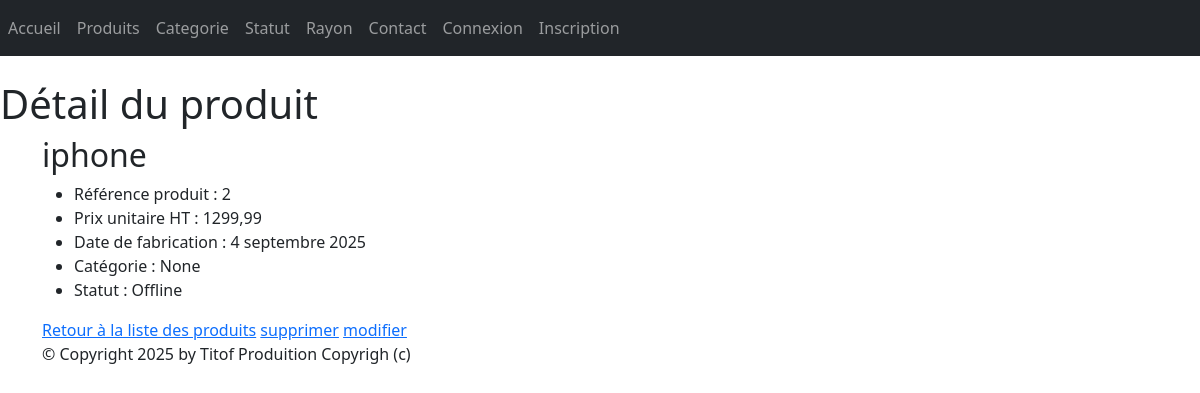
/monApp/produit/2/, run on the app's committed database.
### monApp/models.py (models this page shows, shortened)
class Produit(models.Model):
    refProd = models.AutoField(primary_key=True)
    intituleProd = models.CharField(max_length=200)
    prixUnitaireProd = models.DecimalField(max_digits=10, decimal_places=2)
    dateProd = models.DateField(auto_now=True)
    categorie = models.ForeignKey(Categorie, on_delete=models.CASCADE, related_name="produits", null=True, blank=True)
    statutProd = models.ForeignKey(Statut, on_delete=models.CASCADE, related_name="produitStatut", null=True, blank=True)

class Statut(models.Model):
    idStatut = models.AutoField(primary_key=True)
    libelleStatut = models.CharField(max_length=150)
    def __str__(self):
        return self.libelleStatut

### monApp/views.py (the view)
# urls.py: path("produit/<pk>/", views.ProduitDetailView.as_view(), name="dtl_prdt"),
class ProduitDetailView(DetailView):
    model = Produit
    template_name = "monApp/detail_produit.html"
    context_object_name = "prdt"
    def get_context_data(self, **kwargs):
        context = super(ProduitDetailView, self).get_context_data(**kwargs)
        context['titremenu'] = "Détail du produit"
        return context

### monApp/templates/monApp/detail_produit.html
{% extends 'monApp/base.html' %}
{% block menu %}
    <h1>{{titremenu}}</h1>
{% endblock %}
{% block contenu %}
<h2>{{ prdt.intituleProd }}</h2>
<ul>
    <li>Référence produit : {{prdt.refProd }} </li>
    <li>Prix unitaire HT : {{ prdt.prixUnitaireProd }} </li>
    <li>Date de fabrication : {{ prdt.dateProd }} </li>
    <li>Catégorie : {{ prdt.categorie }} </li>
    <li>Statut : {{ prdt.statutProd }}</li>
</ul>
<a href="{% url 'lst_prdts' %}">Retour à la liste des produits</a>
<a href="{% url 'dlt-prdt' prdt.refProd %}">supprimer</a>
<a href="{% url 'prdt-chng' prdt.refProd %}">modifier</a>
{% endblock %}

### static/style.css (style rules this page uses)
h1 { color: red }

### data on the page
Produit: intituleProd "iphone", refProd "2", prixUnitaireProd "1299,99", dateProd "4 septembre 2025", categorie "None", statutProd "Offline"

### other printed values
{{ titremenu }} "Détail du produit"
